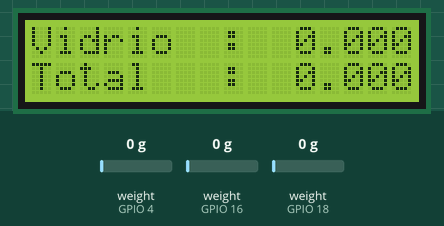
This sketch was run on a simulated ESP32. Parts: 16×2 character LCD. The test bench sets the inputs (shaded band); at power-on: weight on the scale (sensors on GPIO 16, GPIO 4, GPIO 18) 0 g. WiFi joins after 1.5 s; servers stay silent unless stated; uploads are accepted with an empty reply; EEPROM starts erased; what the sketch prints to the serial monitor is not drawn.

Above: at 14.4 s.
14.5 s: weight on the scale (sensor on GPIO 16) set to 100 g
At 16.6 s:
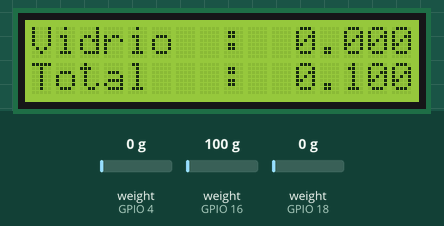
17.5 s: weight on the scale (sensor on GPIO 4) set to 100 g
At 19.2 s:
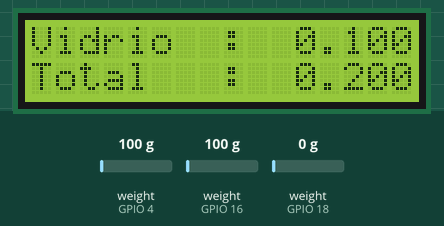
19.8 s: weight on the scale (sensor on GPIO 16) set to 1250 g
At 21.4 s:
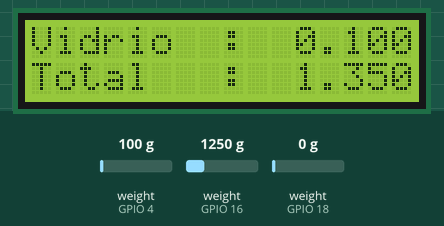
22.8 s: weight on the scale (sensor on GPIO 18) set to 100 g
At 24.0 s:
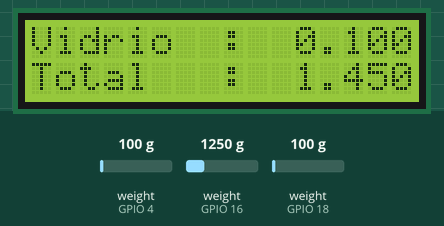
25.1 s: weight on the scale (sensor on GPIO 4) set to 1250 g
At 26.7 s:
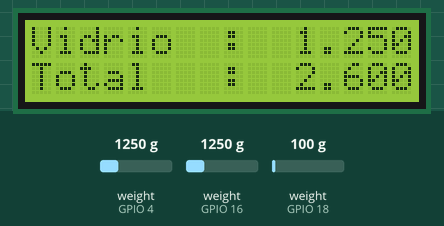
28.1 s: weight on the scale (sensor on GPIO 18) set to 1250 g
At 29.3 s:
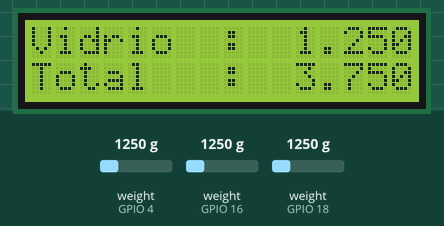
Timing chart, 0 to 31.1 s (numbered marks = the images above; inputs shaded):
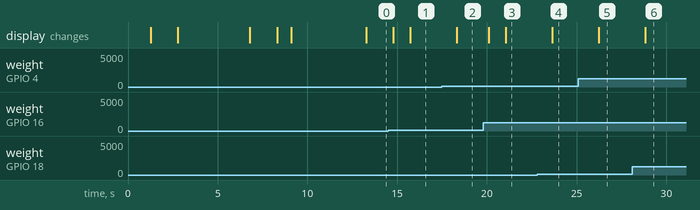

Measured:
- after the input at 14.5 s, the display: first changes after 0.28 s (image 1 shows a later state)
- after the input at 17.5 s, the display: changes after 0.83 s (image 2)
- after the input at 19.8 s, the display: first changes after 0.30 s (image 3 shows a later state)
- after the input at 22.8 s, the display: changes after 0.85 s (image 4)
- after the input at 25.1 s, the display: changes after 1.1 s (image 5)
- after the input at 28.1 s, the display: changes after 0.72 s (image 6)

The sketch:

TACHOBASURA.ino
```cpp
// ESP32 - 3x HX711 + LCD I2C + Supabase (mismos gramos que el LCD en la web)
//
// Comandos Serial (115200): cal cal1 cal2 cal3 | tara | raw | sync
//
// La web muestra lo último que el ESP envía a Supabase (kg, 3 decimales).

#include <WiFi.h>
#include <HTTPClient.h>
#include <HX711.h>
#include <ArduinoJson.h>
#include <EEPROM.h>
#include <Wire.h>
#include <LiquidCrystal_I2C.h>


const char* ssid = "TU_WIFI_SSID";
const char* password = "TU_WIFI_PASSWORD";

const char* supabaseUrl = "https://fllgcqincjxqavpfmmbi.supabase.co";
const char* supabaseKey = "sb_publishable_CGbsdtCnVmNsLqq6d_tBbg_ksFSNIuF";
const char* tableName = "registros_residuos";

LiquidCrystal_I2C* lcd = nullptr;

HX711 scale1, scale2, scale3;
const int DOUT_1 = 4, CLK_1 = 5;
const int DOUT_2 = 16, CLK_2 = 17;
const int DOUT_3 = 18, CLK_3 = 19;
const int I2C_SDA = 21;
const int I2C_SCL = 22;

const int ADDR_FACTOR_1 = 0;
const int ADDR_FACTOR_2 = 8;
const int ADDR_FACTOR_3 = 16;

float scaleFactor1 = 276.29f;
float scaleFactor2 = 276.29f;
float scaleFactor3 = 276.29f;

const float PESO_MAX_G = 10500.0f;
const float UMBRAL_CAMBIO_G = 2.0f;            // 2 g → reacción rápida
const int MUESTRAS_RAPIDAS = 2;                // loop: pocas muestras = LCD ágil
const unsigned long INTERVALO_HEARTBEAT_MS = 3000;
const unsigned long INTERVALO_LECTURA_MS = 80;
const uint16_t HTTP_TIMEOUT_MS = 4000;
const unsigned long INTERVALO_LCD_MS = 50;
const unsigned long MIN_MS_ENTRE_ENVIOS = 120; // anti-spam HTTP

int peso_calibracion = 160;

float pesoRef1 = 0, pesoRef2 = 0, pesoRef3 = 0;
float pesoPantalla1 = 0, pesoPantalla2 = 0, pesoPantalla3 = 0;
unsigned long ultimoEnvioLote = 0;
unsigned long ultimaLectura = 0;
unsigned long ultimaActualizacionLCD = 0;

bool lcdOK = false;

bool iniciarLCD() {
  Wire.begin(I2C_SDA, I2C_SCL);
  delay(200);

  Serial.println("Buscando LCD...");
  const uint8_t direcciones[] = {0x27, 0x3F, 0x26, 0x20};

  for (uint8_t addr : direcciones) {
    Wire.beginTransmission(addr);
    if (Wire.endTransmission() == 0) {
      Serial.printf("LCD en 0x%02X\n", addr);
      lcd = new LiquidCrystal_I2C(addr, 20, 4);
      lcd->init();
      lcd->backlight();
      lcd->print("Tachos listos");
      delay(1500);
      lcd->clear();
      lcdOK = true;
      return true;
    }
  }

  Serial.println("LCD no encontrado (sigue sin pantalla)");
  lcdOK = false;
  return false;
}

void lcdLinea(int fila, const char* texto) {
  if (!lcdOK || !lcd) return;
  lcd->setCursor(0, fila);
  lcd->print(texto);
  int len = strlen(texto);
  for (int i = len; i < 20; i++) lcd->print(' ');
}

void mostrarLCD() {
  if (!lcdOK || !lcd) return;
  if (millis() - ultimaActualizacionLCD < INTERVALO_LCD_MS) return;

  float v = pesoPantalla1 / 1000.0f;
  float p = pesoPantalla2 / 1000.0f;
  float pa = pesoPantalla3 / 1000.0f;
  float total = v + p + pa;

  char linea[21];
  snprintf(linea, sizeof(linea), "Vidrio  : %6.3f kg", v);
  lcdLinea(0, linea);
  snprintf(linea, sizeof(linea), "Plastico: %6.3f kg", p);
  lcdLinea(1, linea);
  snprintf(linea, sizeof(linea), "Papel   : %6.3f kg", pa);
  lcdLinea(2, linea);
  snprintf(linea, sizeof(linea), "Total   : %6.3f kg", total);
  lcdLinea(3, linea);

  ultimaActualizacionLCD = millis();
}

void calibrarCelda(HX711& scale, int numeroCelda, int addr) {
  Serial.printf("\n========== CALIBRACION CELDA %d ==========\n", numeroCelda);
  Serial.println("Retira el peso de la celda");
  delay(2000);

  scale.set_scale(1.0);
  scale.tare(20);
  delay(500);

  Serial.printf("COLOCA %d GRAMOS EN LA CELDA\n", peso_calibracion);
  Serial.println("Presiona ENTER\n");
  while (!Serial.available()) delay(100);
  Serial.readStringUntil('\n');
  delay(1000);

  long adc_lecture = scale.get_value(100);
  float escala = (float)adc_lecture / (float)peso_calibracion;

  Serial.printf("RAW: %ld, Factor: %.6f\n", adc_lecture, escala);

  EEPROM.put(addr, escala);
  EEPROM.commit();

  delay(2000);
}

float limitarGramos(float g) {
  if (g < 0) return 0;
  if (g > PESO_MAX_G) return PESO_MAX_G;
  return g;
}

float leerPesoRapido(HX711& scale, float factor) {
  scale.set_scale(factor);

  float suma = 0;
  int validas = 0;

  for (int i = 0; i < MUESTRAS_RAPIDAS; i++) {
    if (scale.wait_ready_timeout(100)) {
      suma += scale.get_units(1);
      validas++;
    }
  }

  if (validas < 1) return -1;
  return limitarGramos(suma / validas);
}

float leerPesoEstable(HX711& scale, float factor) {
  scale.set_scale(factor);

  float suma = 0;
  int validas = 0;

  for (int i = 0; i < 6; i++) {
    if (scale.wait_ready_timeout(200)) {
      suma += scale.get_units(1);
      validas++;
    }
    delay(8);
  }

  if (validas < 2) return -1;
  return limitarGramos(suma / validas);
}

void conectarWiFi() {
  if (WiFi.status() == WL_CONNECTED) return;

  Serial.printf("Wi-Fi: %s\n", ssid);
  if (lcdOK) {
    lcd->clear();
    lcd->print("Wi-Fi...");
  }

  WiFi.begin(ssid, password);
  for (int i = 0; i < 25 && WiFi.status() != WL_CONNECTED; i++) {
    delay(500);
    Serial.print(".");
  }
  Serial.println();

  if (WiFi.status() == WL_CONNECTED) {
    Serial.printf("Wi-Fi OK %s\n", WiFi.localIP().toString().c_str());
    if (lcdOK) {
      lcd->clear();
      lcd->print("Wi-Fi OK");
      delay(800);
      lcd->clear();
    }
  } else {
    Serial.println("Wi-Fi FALLO");
  }
}

float gramosAKg(float pesoGramos) {
  return roundf((pesoGramos / 1000.0f) * 1000.0f) / 1000.0f;
}

void agregarFilaSupabase(JsonArray& arr, const char* categoria, float pesoGramos) {
  JsonObject row = arr.createNestedObject();
  row["categoria"] = categoria;
  row["peso"] = gramosAKg(pesoGramos);
  row["usuario"] = "esp32";
}

bool enviarUnoASupabase(const char* categoria, float pesoGramos) {
  if (WiFi.status() != WL_CONNECTED) return false;

  StaticJsonDocument<256> doc;
  doc["categoria"] = categoria;
  doc["peso"] = gramosAKg(pesoGramos);
  doc["usuario"] = "esp32";

  String payload;
  serializeJson(doc, payload);

  HTTPClient http;
  String url = String(supabaseUrl) + "/rest/v1/" + tableName;

  http.begin(url);
  http.setTimeout(HTTP_TIMEOUT_MS);
  http.addHeader("apikey", supabaseKey);
  http.addHeader("Authorization", String("Bearer ") + supabaseKey);
  http.addHeader("Content-Type", "application/json");
  http.addHeader("Prefer", "return=minimal");

  int code = http.POST(payload);
  http.end();

  if (code == 201 || code == 200) {
    Serial.printf("[Supabase OK] %s %.0f g\n", categoria, pesoGramos);
    return true;
  }

  Serial.printf("[Supabase ERROR] %s HTTP %d\n", categoria, code);
  return false;
}

bool enviarLoteASupabase(float p1, float p2, float p3, bool ok1, bool ok2, bool ok3) {
  if (WiFi.status() != WL_CONNECTED) {
    Serial.println("[Supabase] sin Wi-Fi");
    return false;
  }
  if (!ok1 && !ok2 && !ok3) return false;

  StaticJsonDocument<768> doc;
  JsonArray arr = doc.to<JsonArray>();
  if (ok1) agregarFilaSupabase(arr, "vidrio", p1);
  if (ok2) agregarFilaSupabase(arr, "plastico", p2);
  if (ok3) agregarFilaSupabase(arr, "papel", p3);

  String payload;
  serializeJson(arr, payload);

  HTTPClient http;
  String url = String(supabaseUrl) + "/rest/v1/" + tableName;

  http.begin(url);
  http.setTimeout(HTTP_TIMEOUT_MS);
  http.addHeader("apikey", supabaseKey);
  http.addHeader("Authorization", String("Bearer ") + supabaseKey);
  http.addHeader("Content-Type", "application/json");
  http.addHeader("Prefer", "return=minimal");

  int code = http.POST(payload);
  String cuerpo = http.getString();
  http.end();

  if (code == 201 || code == 200) {
    Serial.printf("[Supabase OK] V:%.0f P:%.0f Pa:%.0f g\n",
                  ok1 ? p1 : 0, ok2 ? p2 : 0, ok3 ? p3 : 0);
    return true;
  }

  Serial.printf("[Supabase ERROR] HTTP %d\n", code);
  if (cuerpo.length() > 0) Serial.println(cuerpo);
  return false;
}

void procesarEnvio(float p1, float p2, float p3) {
  bool ok1 = p1 >= 0;
  bool ok2 = p2 >= 0;
  bool ok3 = p3 >= 0;
  bool huboCambio = false;

  if (millis() - ultimoEnvioLote >= MIN_MS_ENTRE_ENVIOS) {
    if (ok1 && fabs(p1 - pesoRef1) >= UMBRAL_CAMBIO_G) {
      if (enviarUnoASupabase("vidrio", p1)) {
        pesoRef1 = p1;
        ultimoEnvioLote = millis();
        huboCambio = true;
      }
    }
    if (ok2 && fabs(p2 - pesoRef2) >= UMBRAL_CAMBIO_G) {
      if (enviarUnoASupabase("plastico", p2)) {
        pesoRef2 = p2;
        ultimoEnvioLote = millis();
        huboCambio = true;
      }
    }
    if (ok3 && fabs(p3 - pesoRef3) >= UMBRAL_CAMBIO_G) {
      if (enviarUnoASupabase("papel", p3)) {
        pesoRef3 = p3;
        ultimoEnvioLote = millis();
        huboCambio = true;
      }
    }
  }

  if (!huboCambio && (millis() - ultimoEnvioLote) >= INTERVALO_HEARTBEAT_MS) {
    if (enviarLoteASupabase(p1, p2, p3, ok1, ok2, ok3)) {
      ultimoEnvioLote = millis();
      if (ok1) pesoRef1 = p1;
      if (ok2) pesoRef2 = p2;
      if (ok3) pesoRef3 = p3;
    }
  }
}

void syncTodosLosTachos() {
  float p1 = leerPesoEstable(scale1, scaleFactor1);
  float p2 = leerPesoEstable(scale2, scaleFactor2);
  float p3 = leerPesoEstable(scale3, scaleFactor3);

  bool ok1 = p1 >= 0;
  bool ok2 = p2 >= 0;
  bool ok3 = p3 >= 0;

  if (enviarLoteASupabase(p1, p2, p3, ok1, ok2, ok3)) {
    ultimoEnvioLote = millis();
    if (ok1) pesoRef1 = p1;
    if (ok2) pesoRef2 = p2;
    if (ok3) pesoRef3 = p3;
  }
}

void mostrarMenu() {
  Serial.println("\n========== MENU ==========");
  Serial.println("cal / cal1 / cal2 / cal3");
  Serial.println("tara | raw | sync");
  Serial.println("==========================\n");
}

void setup() {
  Serial.begin(115200);
  delay(1000);
  EEPROM.begin(512);

  Serial.println("\n========================================");
  Serial.println("  TACHOS RECICLAJE - LCD + Supabase");
  Serial.println("========================================\n");

  lcdOK = iniciarLCD();

  scale1.begin(DOUT_1, CLK_1);
  scale2.begin(DOUT_2, CLK_2);
  scale3.begin(DOUT_3, CLK_3);
  delay(500);

  EEPROM.get(ADDR_FACTOR_1, scaleFactor1);
  EEPROM.get(ADDR_FACTOR_2, scaleFactor2);
  EEPROM.get(ADDR_FACTOR_3, scaleFactor3);

  if (isnan(scaleFactor1) || scaleFactor1 <= 0) scaleFactor1 = 276.29f;
  if (isnan(scaleFactor2) || scaleFactor2 <= 0) scaleFactor2 = 276.29f;
  if (isnan(scaleFactor3) || scaleFactor3 <= 0) scaleFactor3 = 276.29f;

  Serial.printf("Factores: %.2f, %.2f, %.2f\n", scaleFactor1, scaleFactor2, scaleFactor3);

  scale1.set_scale(scaleFactor1);
  scale2.set_scale(scaleFactor2);
  scale3.set_scale(scaleFactor3);

  if (scale1.wait_ready_timeout(2000)) scale1.tare(10);
  if (scale2.wait_ready_timeout(2000)) scale2.tare(10);
  if (scale3.wait_ready_timeout(2000)) scale3.tare(10);

  delay(500);
  conectarWiFi();

  pesoPantalla1 = pesoRef1 = leerPesoEstable(scale1, scaleFactor1);
  pesoPantalla2 = pesoRef2 = leerPesoEstable(scale2, scaleFactor2);
  pesoPantalla3 = pesoRef3 = leerPesoEstable(scale3, scaleFactor3);
  if (pesoRef1 < 0) pesoRef1 = 0;
  if (pesoRef2 < 0) pesoRef2 = 0;
  if (pesoRef3 < 0) pesoRef3 = 0;

  Serial.println("Sync inicial Supabase...");
  syncTodosLosTachos();

  mostrarMenu();
  ultimaLectura = millis();
}

void loop() {
  if (WiFi.status() != WL_CONNECTED) conectarWiFi();

  if (Serial.available()) {
    String cmd = Serial.readStringUntil('\n');
    cmd.trim();
    cmd.toLowerCase();

    if (cmd == "cal") {
      calibrarCelda(scale1, 1, ADDR_FACTOR_1);
      calibrarCelda(scale2, 2, ADDR_FACTOR_2);
      calibrarCelda(scale3, 3, ADDR_FACTOR_3);
      EEPROM.get(ADDR_FACTOR_1, scaleFactor1);
      EEPROM.get(ADDR_FACTOR_2, scaleFactor2);
      EEPROM.get(ADDR_FACTOR_3, scaleFactor3);
    } else if (cmd == "cal1") {
      calibrarCelda(scale1, 1, ADDR_FACTOR_1);
      EEPROM.get(ADDR_FACTOR_1, scaleFactor1);
    } else if (cmd == "cal2") {
      calibrarCelda(scale2, 2, ADDR_FACTOR_2);
      EEPROM.get(ADDR_FACTOR_2, scaleFactor2);
    } else if (cmd == "cal3") {
      calibrarCelda(scale3, 3, ADDR_FACTOR_3);
      EEPROM.get(ADDR_FACTOR_3, scaleFactor3);
    } else if (cmd == "tara") {
      scale1.tare(10);
      scale2.tare(10);
      scale3.tare(10);
      pesoRef1 = pesoRef2 = pesoRef3 = 0;
      syncTodosLosTachos();
    } else if (cmd == "raw") {
      for (int i = 0; i < 10; i++) {
        Serial.printf("C1:%ld C2:%ld C3:%ld\n", scale1.read(), scale2.read(), scale3.read());
        delay(300);
      }
    } else if (cmd == "sync") {
      syncTodosLosTachos();
    } else {
      mostrarMenu();
    }
  }

  if (millis() - ultimaLectura >= INTERVALO_LECTURA_MS) {
    float p1 = leerPesoRapido(scale1, scaleFactor1);
    float p2 = leerPesoRapido(scale2, scaleFactor2);
    float p3 = leerPesoRapido(scale3, scaleFactor3);

    bool refrescarLCD = false;

    if (p1 >= 0) {
      if (fabs(p1 - pesoPantalla1) >= 1.0f) refrescarLCD = true;
      pesoPantalla1 = p1;
    }
    if (p2 >= 0) {
      if (fabs(p2 - pesoPantalla2) >= 1.0f) refrescarLCD = true;
      pesoPantalla2 = p2;
    }
    if (p3 >= 0) {
      if (fabs(p3 - pesoPantalla3) >= 1.0f) refrescarLCD = true;
      pesoPantalla3 = p3;
    }

    if (refrescarLCD) ultimaActualizacionLCD = 0;
    mostrarLCD();

    procesarEnvio(p1, p2, p3);

    Serial.printf("V:%.0f P:%.0f Pa:%.0f g\n", pesoPantalla1, pesoPantalla2, pesoPantalla3);
    ultimaLectura = millis();
  } else {
    mostrarLCD();
  }

  delay(5);
}
```
